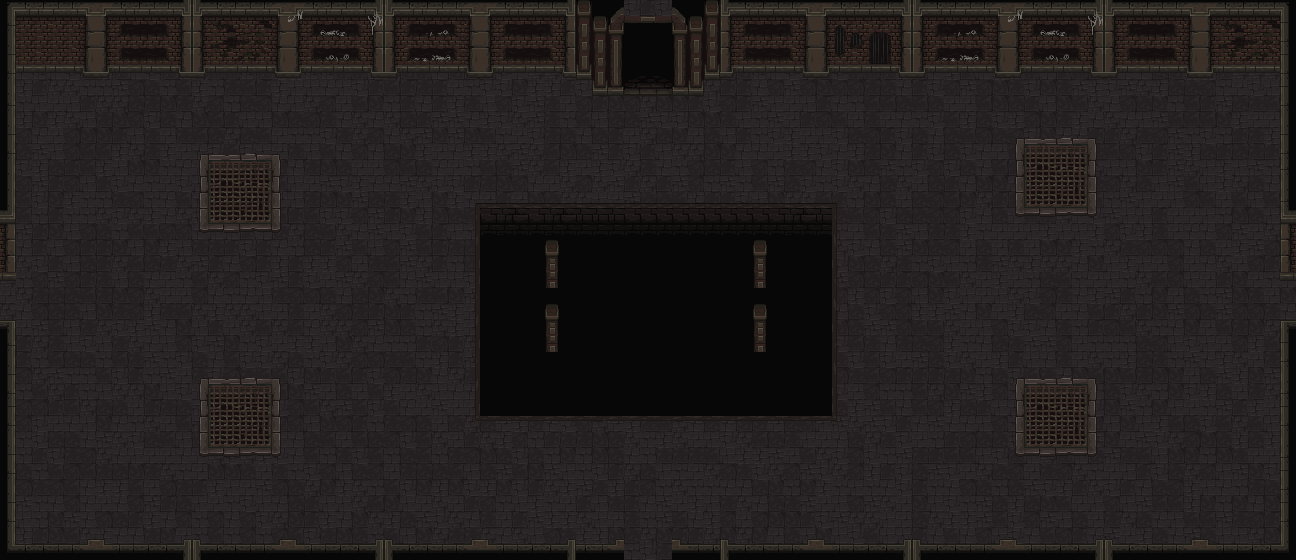

This is a level from a 2D game, rendered from its Tiled map with the project's own tilesets. A one-line summary and the map file follow, with tile-layer data summarised:
An orthogonal 81x35 tile map with 16x16 px tiles, 3 tile layers (Terra, Terra2, Parets), 2 hidden layers not drawn, 2 tilesets.

<map version="1.5" tiledversion="1.7.2" orientation="orthogonal" renderorder="right-down" width="81" height="35" tilewidth="16" tileheight="16" infinite="0" nextlayerid="8" nextobjectid="1">
 <tileset firstgid="1" name="Floor1_TileSet" tilewidth="16" tileheight="16" tilecount="2560" columns="64">
  <image source="../Sprites/Maps/RF_Catacombs_v1.0/mainlevbuild.png" width="1024" height="640" />
 </tileset>
 <tileset firstgid="2561" name="Colisions" tilewidth="16" tileheight="16" tilecount="2" columns="2">
  <image source="../Sprites/Maps/Colisions.png" width="32" height="16" />
 </tileset>
 <layer id="2" name="Terra" width="81" height="35">
  <data>[2835 cells, 2835 non-empty, 30 distinct tile ids]</data>
 </layer>
 <layer id="7" name="Terra2" width="81" height="35">
  <data>[2835 cells, 240 non-empty, 60 distinct tile ids]</data>
 </layer>
 <layer id="1" name="Parets" width="81" height="35">
  <data>[2835 cells, 622 non-empty, 207 distinct tile ids]</data>
 </layer>
 <layer id="5" name="Porta" width="81" height="35" visible="0">
  <data>[2835 cells, 8 non-empty, 8 distinct tile ids]</data>
 </layer>
 <layer id="3" name="Colisions" width="81" height="35" visible="0" opacity="0.54">
  <data>[2835 cells, 286 non-empty, 2 distinct tile ids]</data>
 </layer>
</map>
